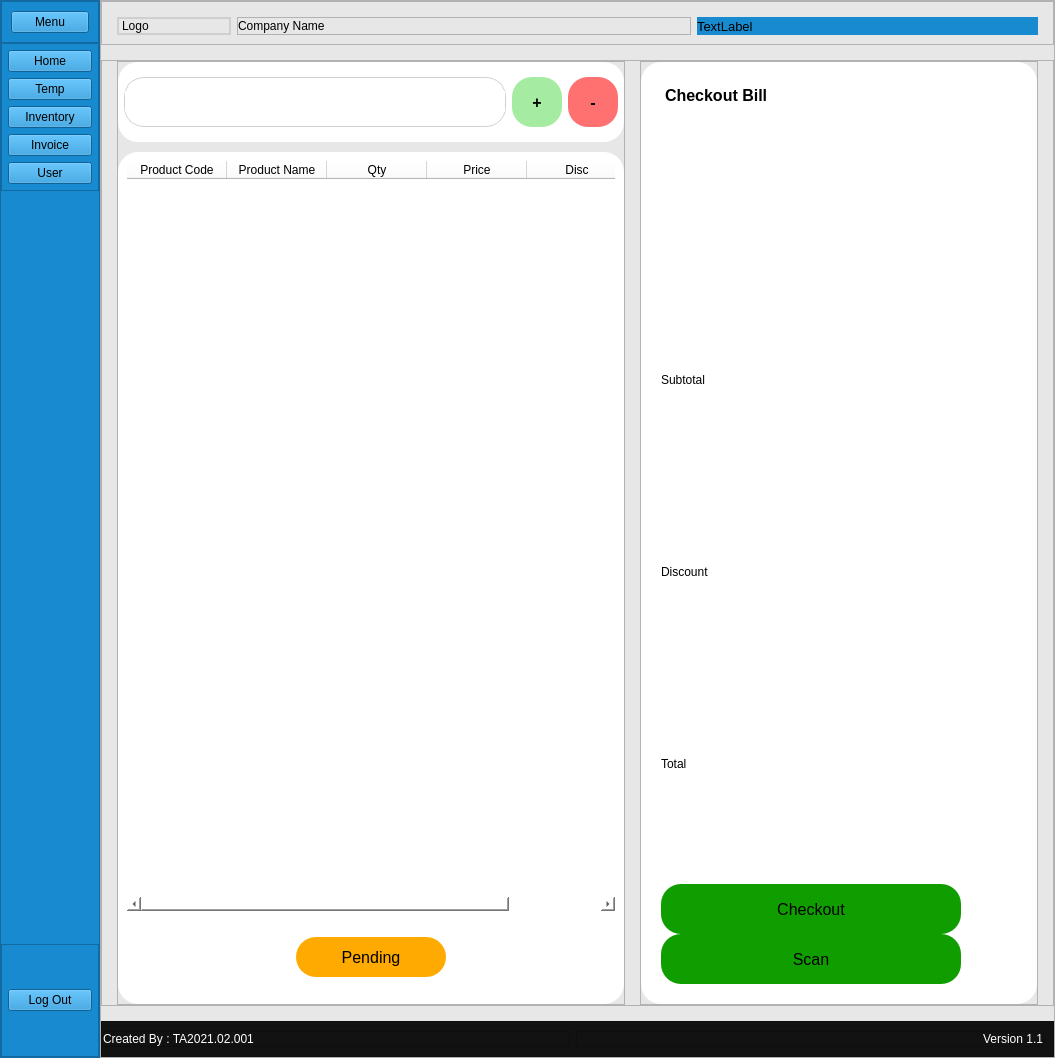
<?xml version="1.0" encoding="UTF-8"?>
<ui version="4.0">
 <class>MainWindow</class>
 <widget class="QMainWindow" name="MainWindow">
  <property name="geometry">
   <rect>
    <x>0</x>
    <y>0</y>
    <width>1055</width>
    <height>710</height>
   </rect>
  </property>
  <property name="windowTitle">
   <string>MainWindow</string>
  </property>
  <property name="styleSheet">
   <string notr="true">background-color: rgb(231, 231, 231)</string>
  </property>
  <widget class="QWidget" name="centralwidget">
   <layout class="QHBoxLayout" name="horizontalLayout">
    <property name="spacing">
     <number>0</number>
    </property>
    <property name="leftMargin">
     <number>0</number>
    </property>
    <property name="topMargin">
     <number>0</number>
    </property>
    <property name="rightMargin">
     <number>0</number>
    </property>
    <property name="bottomMargin">
     <number>0</number>
    </property>
    <item>
     <widget class="QFrame" name="Menu_Bar">
      <property name="maximumSize">
       <size>
        <width>100</width>
        <height>16777215</height>
       </size>
      </property>
      <property name="styleSheet">
       <string notr="true">background-color: rgb(24, 138, 208);
</string>
      </property>
      <property name="frameShape">
       <enum>QFrame::StyledPanel</enum>
      </property>
      <property name="frameShadow">
       <enum>QFrame::Raised</enum>
      </property>
      <layout class="QVBoxLayout" name="verticalLayout_2" stretch="0,8,1">
       <property name="spacing">
        <number>0</number>
       </property>
       <property name="leftMargin">
        <number>0</number>
       </property>
       <property name="topMargin">
        <number>0</number>
       </property>
       <property name="rightMargin">
        <number>0</number>
       </property>
       <property name="bottomMargin">
        <number>0</number>
       </property>
       <item>
        <widget class="QFrame" name="frame_7">
         <property name="maximumSize">
          <size>
           <width>100</width>
           <height>16777215</height>
          </size>
         </property>
         <property name="frameShape">
          <enum>QFrame::StyledPanel</enum>
         </property>
         <property name="frameShadow">
          <enum>QFrame::Raised</enum>
         </property>
         <layout class="QVBoxLayout" name="verticalLayout_5">
          <item>
           <widget class="QPushButton" name="pushButton">
            <property name="maximumSize">
             <size>
              <width>100</width>
              <height>16777215</height>
             </size>
            </property>
            <property name="text">
             <string>Menu</string>
            </property>
           </widget>
          </item>
         </layout>
        </widget>
       </item>
       <item alignment="Qt::AlignTop">
        <widget class="QFrame" name="frame_5">
         <property name="maximumSize">
          <size>
           <width>100</width>
           <height>16777215</height>
          </size>
         </property>
         <property name="frameShape">
          <enum>QFrame::StyledPanel</enum>
         </property>
         <property name="frameShadow">
          <enum>QFrame::Raised</enum>
         </property>
         <layout class="QVBoxLayout" name="verticalLayout_3">
          <property name="leftMargin">
           <number>6</number>
          </property>
          <property name="topMargin">
           <number>6</number>
          </property>
          <property name="rightMargin">
           <number>6</number>
          </property>
          <property name="bottomMargin">
           <number>6</number>
          </property>
          <item>
           <widget class="QPushButton" name="pushButton_2">
            <property name="maximumSize">
             <size>
              <width>100</width>
              <height>16777215</height>
             </size>
            </property>
            <property name="text">
             <string>Home</string>
            </property>
           </widget>
          </item>
          <item>
           <widget class="QPushButton" name="pushButton_3">
            <property name="maximumSize">
             <size>
              <width>100</width>
              <height>16777215</height>
             </size>
            </property>
            <property name="text">
             <string>Temp</string>
            </property>
           </widget>
          </item>
          <item>
           <widget class="QPushButton" name="pushButton_4">
            <property name="maximumSize">
             <size>
              <width>100</width>
              <height>16777215</height>
             </size>
            </property>
            <property name="text">
             <string>Inventory</string>
            </property>
           </widget>
          </item>
          <item>
           <widget class="QPushButton" name="pushButton_5">
            <property name="maximumSize">
             <size>
              <width>100</width>
              <height>16777215</height>
             </size>
            </property>
            <property name="text">
             <string>Invoice</string>
            </property>
           </widget>
          </item>
          <item>
           <widget class="QPushButton" name="pushButton_6">
            <property name="maximumSize">
             <size>
              <width>100</width>
              <height>16777215</height>
             </size>
            </property>
            <property name="text">
             <string>User</string>
            </property>
           </widget>
          </item>
         </layout>
        </widget>
       </item>
       <item>
        <widget class="QFrame" name="frame_6">
         <property name="frameShape">
          <enum>QFrame::StyledPanel</enum>
         </property>
         <property name="frameShadow">
          <enum>QFrame::Raised</enum>
         </property>
         <layout class="QVBoxLayout" name="verticalLayout_4">
          <property name="leftMargin">
           <number>6</number>
          </property>
          <property name="topMargin">
           <number>6</number>
          </property>
          <property name="rightMargin">
           <number>6</number>
          </property>
          <property name="bottomMargin">
           <number>6</number>
          </property>
          <item>
           <widget class="QPushButton" name="pushButton_7">
            <property name="maximumSize">
             <size>
              <width>100</width>
              <height>16777215</height>
             </size>
            </property>
            <property name="text">
             <string>Log Out</string>
            </property>
           </widget>
          </item>
         </layout>
        </widget>
       </item>
      </layout>
     </widget>
    </item>
    <item>
     <widget class="QFrame" name="Main_Bar">
      <property name="frameShape">
       <enum>QFrame::StyledPanel</enum>
      </property>
      <property name="frameShadow">
       <enum>QFrame::Raised</enum>
      </property>
      <layout class="QVBoxLayout" name="verticalLayout" stretch="3,20,1">
       <property name="spacing">
        <number>15</number>
       </property>
       <property name="leftMargin">
        <number>0</number>
       </property>
       <property name="topMargin">
        <number>0</number>
       </property>
       <property name="rightMargin">
        <number>0</number>
       </property>
       <property name="bottomMargin">
        <number>0</number>
       </property>
       <item>
        <widget class="QFrame" name="Header">
         <property name="frameShape">
          <enum>QFrame::StyledPanel</enum>
         </property>
         <property name="frameShadow">
          <enum>QFrame::Raised</enum>
         </property>
         <layout class="QHBoxLayout" name="horizontalLayout_8" stretch="1,4,3">
          <property name="leftMargin">
           <number>15</number>
          </property>
          <property name="topMargin">
           <number>15</number>
          </property>
          <property name="rightMargin">
           <number>15</number>
          </property>
          <item>
           <widget class="QLabel" name="label_3">
            <property name="styleSheet">
             <string notr="true">border: 2px solid;
border-color: rgb(207, 207, 207);
</string>
            </property>
            <property name="text">
             <string>Logo</string>
            </property>
           </widget>
          </item>
          <item>
           <widget class="QFrame" name="frame_4">
            <property name="frameShape">
             <enum>QFrame::StyledPanel</enum>
            </property>
            <property name="frameShadow">
             <enum>QFrame::Raised</enum>
            </property>
            <layout class="QVBoxLayout" name="verticalLayout_20">
             <property name="spacing">
              <number>0</number>
             </property>
             <property name="leftMargin">
              <number>0</number>
             </property>
             <property name="topMargin">
              <number>0</number>
             </property>
             <property name="rightMargin">
              <number>0</number>
             </property>
             <property name="bottomMargin">
              <number>0</number>
             </property>
             <item>
              <widget class="QLabel" name="compName">
               <property name="text">
                <string>Company Name</string>
               </property>
               <property name="textFormat">
                <enum>Qt::PlainText</enum>
               </property>
              </widget>
             </item>
            </layout>
           </widget>
          </item>
          <item>
           <widget class="QFrame" name="frame_23">
            <property name="styleSheet">
             <string notr="true">background-color: rgb(24, 138, 208);
border-radius : 20px;
</string>
            </property>
            <property name="frameShape">
             <enum>QFrame::StyledPanel</enum>
            </property>
            <property name="frameShadow">
             <enum>QFrame::Raised</enum>
            </property>
            <layout class="QVBoxLayout" name="verticalLayout_19">
             <property name="spacing">
              <number>0</number>
             </property>
             <property name="leftMargin">
              <number>0</number>
             </property>
             <property name="topMargin">
              <number>0</number>
             </property>
             <property name="rightMargin">
              <number>0</number>
             </property>
             <property name="bottomMargin">
              <number>0</number>
             </property>
             <item>
              <widget class="QLabel" name="clock">
               <property name="font">
                <font>
                 <pointsize>10</pointsize>
                </font>
               </property>
               <property name="text">
                <string>TextLabel</string>
               </property>
              </widget>
             </item>
            </layout>
           </widget>
          </item>
         </layout>
        </widget>
       </item>
       <item>
        <widget class="QFrame" name="Main">
         <property name="frameShape">
          <enum>QFrame::StyledPanel</enum>
         </property>
         <property name="frameShadow">
          <enum>QFrame::Raised</enum>
         </property>
         <layout class="QHBoxLayout" name="horizontalLayout_5" stretch="5,3">
          <property name="spacing">
           <number>15</number>
          </property>
          <property name="leftMargin">
           <number>15</number>
          </property>
          <property name="topMargin">
           <number>0</number>
          </property>
          <property name="rightMargin">
           <number>15</number>
          </property>
          <property name="bottomMargin">
           <number>0</number>
          </property>
          <item>
           <widget class="QFrame" name="frame">
            <property name="frameShape">
             <enum>QFrame::StyledPanel</enum>
            </property>
            <property name="frameShadow">
             <enum>QFrame::Raised</enum>
            </property>
            <layout class="QVBoxLayout" name="verticalLayout_6" stretch="3,8">
             <property name="spacing">
              <number>10</number>
             </property>
             <property name="leftMargin">
              <number>0</number>
             </property>
             <property name="topMargin">
              <number>0</number>
             </property>
             <property name="rightMargin">
              <number>0</number>
             </property>
             <property name="bottomMargin">
              <number>0</number>
             </property>
             <item>
              <widget class="QFrame" name="frame_11">
               <property name="maximumSize">
                <size>
                 <width>16777215</width>
                 <height>80</height>
                </size>
               </property>
               <property name="styleSheet">
                <string notr="true">background-color: rgb(255, 255, 255);
border-radius : 20px;


</string>
               </property>
               <property name="frameShape">
                <enum>QFrame::StyledPanel</enum>
               </property>
               <property name="frameShadow">
                <enum>QFrame::Raised</enum>
               </property>
               <property name="midLineWidth">
                <number>0</number>
               </property>
               <layout class="QHBoxLayout" name="horizontalLayout_6">
                <property name="spacing">
                 <number>6</number>
                </property>
                <property name="leftMargin">
                 <number>6</number>
                </property>
                <property name="topMargin">
                 <number>6</number>
                </property>
                <property name="rightMargin">
                 <number>6</number>
                </property>
                <property name="bottomMargin">
                 <number>6</number>
                </property>
                <item>
                 <widget class="QFrame" name="frame_15">
                  <property name="maximumSize">
                   <size>
                    <width>16777215</width>
                    <height>50</height>
                   </size>
                  </property>
                  <property name="styleSheet">
                   <string notr="true">border: 0.5px solid;
border-color: rgb(209, 209, 209);
border-radius: 20px;</string>
                  </property>
                  <property name="frameShape">
                   <enum>QFrame::StyledPanel</enum>
                  </property>
                  <property name="frameShadow">
                   <enum>QFrame::Raised</enum>
                  </property>
                  <layout class="QVBoxLayout" name="verticalLayout_10">
                   <property name="spacing">
                    <number>5</number>
                   </property>
                   <property name="leftMargin">
                    <number>0</number>
                   </property>
                   <property name="topMargin">
                    <number>0</number>
                   </property>
                   <property name="rightMargin">
                    <number>0</number>
                   </property>
                   <property name="bottomMargin">
                    <number>0</number>
                   </property>
                   <item>
                    <widget class="QLineEdit" name="searchbar">
                     <property name="font">
                      <font>
                       <pointsize>12</pointsize>
                      </font>
                     </property>
                     <property name="styleSheet">
                      <string notr="true">border :0px;</string>
                     </property>
                    </widget>
                   </item>
                  </layout>
                 </widget>
                </item>
                <item>
                 <widget class="QFrame" name="frame_16">
                  <property name="maximumSize">
                   <size>
                    <width>16777215</width>
                    <height>50</height>
                   </size>
                  </property>
                  <property name="frameShape">
                   <enum>QFrame::StyledPanel</enum>
                  </property>
                  <property name="frameShadow">
                   <enum>QFrame::Raised</enum>
                  </property>
                  <layout class="QVBoxLayout" name="verticalLayout_8">
                   <property name="spacing">
                    <number>0</number>
                   </property>
                   <property name="leftMargin">
                    <number>0</number>
                   </property>
                   <property name="topMargin">
                    <number>0</number>
                   </property>
                   <property name="rightMargin">
                    <number>0</number>
                   </property>
                   <property name="bottomMargin">
                    <number>0</number>
                   </property>
                   <item>
                    <widget class="QPushButton" name="pb_add">
                     <property name="minimumSize">
                      <size>
                       <width>50</width>
                       <height>50</height>
                      </size>
                     </property>
                     <property name="maximumSize">
                      <size>
                       <width>50</width>
                       <height>16777215</height>
                      </size>
                     </property>
                     <property name="font">
                      <font>
                       <pointsize>12</pointsize>
                       <weight>75</weight>
                       <bold>true</bold>
                      </font>
                     </property>
                     <property name="styleSheet">
                      <string notr="true">QPushButton#pb_add{
	background-color: rgb(166, 235, 162);
	border-radius: 20px;
}

QPushButton#pb_add:hover {
	background-color: rgb(179, 252, 174);
}</string>
                     </property>
                     <property name="text">
                      <string>+</string>
                     </property>
                    </widget>
                   </item>
                  </layout>
                 </widget>
                </item>
                <item>
                 <widget class="QFrame" name="frame_17">
                  <property name="maximumSize">
                   <size>
                    <width>16777215</width>
                    <height>50</height>
                   </size>
                  </property>
                  <property name="frameShape">
                   <enum>QFrame::StyledPanel</enum>
                  </property>
                  <property name="frameShadow">
                   <enum>QFrame::Raised</enum>
                  </property>
                  <layout class="QVBoxLayout" name="verticalLayout_9">
                   <property name="spacing">
                    <number>0</number>
                   </property>
                   <property name="leftMargin">
                    <number>0</number>
                   </property>
                   <property name="topMargin">
                    <number>0</number>
                   </property>
                   <property name="rightMargin">
                    <number>0</number>
                   </property>
                   <property name="bottomMargin">
                    <number>0</number>
                   </property>
                   <item>
                    <widget class="QPushButton" name="pb_remove">
                     <property name="minimumSize">
                      <size>
                       <width>50</width>
                       <height>50</height>
                      </size>
                     </property>
                     <property name="maximumSize">
                      <size>
                       <width>45</width>
                       <height>16777215</height>
                      </size>
                     </property>
                     <property name="font">
                      <font>
                       <pointsize>12</pointsize>
                       <weight>75</weight>
                       <bold>true</bold>
                      </font>
                     </property>
                     <property name="styleSheet">
                      <string notr="true">QPushButton#pb_remove{
	background-color: rgb(255, 112, 112);
	border-radius: 20px;
}

QPushButton#pb_remove:hover {
	background-color: rgb(255, 160, 160);
}</string>
                     </property>
                     <property name="text">
                      <string>-</string>
                     </property>
                    </widget>
                   </item>
                  </layout>
                 </widget>
                </item>
               </layout>
              </widget>
             </item>
             <item>
              <widget class="QFrame" name="frame_12">
               <property name="styleSheet">
                <string notr="true">background-color: rgb(255, 255, 255);
border-radius : 20px;</string>
               </property>
               <property name="frameShape">
                <enum>QFrame::StyledPanel</enum>
               </property>
               <property name="frameShadow">
                <enum>QFrame::Raised</enum>
               </property>
               <layout class="QVBoxLayout" name="verticalLayout_11" stretch="10,1">
                <property name="spacing">
                 <number>9</number>
                </property>
                <item>
                 <widget class="QFrame" name="frame_18">
                  <property name="frameShape">
                   <enum>QFrame::StyledPanel</enum>
                  </property>
                  <property name="frameShadow">
                   <enum>QFrame::Raised</enum>
                  </property>
                  <layout class="QVBoxLayout" name="verticalLayout_12">
                   <property name="spacing">
                    <number>0</number>
                   </property>
                   <property name="leftMargin">
                    <number>0</number>
                   </property>
                   <property name="topMargin">
                    <number>0</number>
                   </property>
                   <property name="rightMargin">
                    <number>0</number>
                   </property>
                   <property name="bottomMargin">
                    <number>0</number>
                   </property>
                   <item>
                    <widget class="QTableWidget" name="data_item">
                     <column>
                      <property name="text">
                       <string>Product Code</string>
                      </property>
                     </column>
                     <column>
                      <property name="text">
                       <string>Product Name</string>
                      </property>
                     </column>
                     <column>
                      <property name="text">
                       <string>Qty</string>
                      </property>
                     </column>
                     <column>
                      <property name="text">
                       <string>Price</string>
                      </property>
                     </column>
                     <column>
                      <property name="text">
                       <string>Disc</string>
                      </property>
                     </column>
                    </widget>
                   </item>
                  </layout>
                 </widget>
                </item>
                <item>
                 <widget class="QFrame" name="frame_19">
                  <property name="frameShape">
                   <enum>QFrame::StyledPanel</enum>
                  </property>
                  <property name="frameShadow">
                   <enum>QFrame::Raised</enum>
                  </property>
                  <layout class="QVBoxLayout" name="verticalLayout_13">
                   <property name="spacing">
                    <number>0</number>
                   </property>
                   <property name="leftMargin">
                    <number>0</number>
                   </property>
                   <property name="topMargin">
                    <number>0</number>
                   </property>
                   <property name="rightMargin">
                    <number>0</number>
                   </property>
                   <property name="bottomMargin">
                    <number>0</number>
                   </property>
                   <item alignment="Qt::AlignHCenter|Qt::AlignVCenter">
                    <widget class="QPushButton" name="pb_pending">
                     <property name="minimumSize">
                      <size>
                       <width>150</width>
                       <height>40</height>
                      </size>
                     </property>
                     <property name="maximumSize">
                      <size>
                       <width>400</width>
                       <height>16777215</height>
                      </size>
                     </property>
                     <property name="font">
                      <font>
                       <pointsize>12</pointsize>
                       <weight>50</weight>
                       <bold>false</bold>
                      </font>
                     </property>
                     <property name="styleSheet">
                      <string notr="true">QPushButton#pb_pending{
	background-color: rgb(255, 170, 0);
	border-radius: 20px;
}

QPushButton#pb_pending:hover {
	background-color: rgb(255, 204, 0);
}</string>
                     </property>
                     <property name="text">
                      <string>Pending</string>
                     </property>
                    </widget>
                   </item>
                  </layout>
                 </widget>
                </item>
               </layout>
              </widget>
             </item>
            </layout>
           </widget>
          </item>
          <item>
           <widget class="QFrame" name="frame_2">
            <property name="frameShape">
             <enum>QFrame::StyledPanel</enum>
            </property>
            <property name="frameShadow">
             <enum>QFrame::Raised</enum>
            </property>
            <layout class="QVBoxLayout" name="verticalLayout_7" stretch="11">
             <property name="spacing">
              <number>10</number>
             </property>
             <property name="leftMargin">
              <number>0</number>
             </property>
             <property name="topMargin">
              <number>0</number>
             </property>
             <property name="rightMargin">
              <number>0</number>
             </property>
             <property name="bottomMargin">
              <number>0</number>
             </property>
             <item>
              <widget class="QFrame" name="checkoutmenu">
               <property name="sizePolicy">
                <sizepolicy hsizetype="MinimumExpanding" vsizetype="MinimumExpanding">
                 <horstretch>0</horstretch>
                 <verstretch>0</verstretch>
                </sizepolicy>
               </property>
               <property name="styleSheet">
                <string notr="true">background-color: rgb(255, 255, 255);
border-radius : 20px;</string>
               </property>
               <property name="frameShape">
                <enum>QFrame::StyledPanel</enum>
               </property>
               <property name="frameShadow">
                <enum>QFrame::Raised</enum>
               </property>
               <layout class="QVBoxLayout" name="verticalLayout_14">
                <property name="spacing">
                 <number>10</number>
                </property>
                <property name="leftMargin">
                 <number>20</number>
                </property>
                <property name="topMargin">
                 <number>20</number>
                </property>
                <property name="rightMargin">
                 <number>20</number>
                </property>
                <property name="bottomMargin">
                 <number>20</number>
                </property>
                <item>
                 <widget class="QFrame" name="bill_title">
                  <property name="frameShape">
                   <enum>QFrame::StyledPanel</enum>
                  </property>
                  <property name="frameShadow">
                   <enum>QFrame::Raised</enum>
                  </property>
                  <layout class="QVBoxLayout" name="verticalLayout_15">
                   <property name="spacing">
                    <number>0</number>
                   </property>
                   <property name="leftMargin">
                    <number>0</number>
                   </property>
                   <property name="topMargin">
                    <number>0</number>
                   </property>
                   <property name="rightMargin">
                    <number>0</number>
                   </property>
                   <property name="bottomMargin">
                    <number>0</number>
                   </property>
                   <item>
                    <widget class="QTextEdit" name="textEdit_3">
                     <property name="sizePolicy">
                      <sizepolicy hsizetype="Fixed" vsizetype="Minimum">
                       <horstretch>0</horstretch>
                       <verstretch>0</verstretch>
                      </sizepolicy>
                     </property>
                     <property name="minimumSize">
                      <size>
                       <width>0</width>
                       <height>50</height>
                      </size>
                     </property>
                     <property name="html">
                      <string>&lt;!DOCTYPE HTML PUBLIC &quot;-//W3C//DTD HTML 4.0//EN&quot; &quot;http://www.w3.org/TR/REC-html40/strict.dtd&quot;&gt;
&lt;html&gt;&lt;head&gt;&lt;meta name=&quot;qrichtext&quot; content=&quot;1&quot; /&gt;&lt;style type=&quot;text/css&quot;&gt;
p, li { white-space: pre-wrap; }
&lt;/style&gt;&lt;/head&gt;&lt;body style=&quot; font-family:'MS Shell Dlg 2'; font-size:7.8pt; font-weight:400; font-style:normal;&quot;&gt;
&lt;p style=&quot; margin-top:0px; margin-bottom:0px; margin-left:0px; margin-right:0px; -qt-block-indent:0; text-indent:0px;&quot;&gt;&lt;span style=&quot; font-size:12pt; font-weight:600;&quot;&gt;Checkout Bill &lt;/span&gt;&lt;/p&gt;&lt;/body&gt;&lt;/html&gt;</string>
                     </property>
                    </widget>
                   </item>
                  </layout>
                 </widget>
                </item>
                <item>
                 <widget class="QFrame" name="calculation">
                  <property name="frameShape">
                   <enum>QFrame::StyledPanel</enum>
                  </property>
                  <property name="frameShadow">
                   <enum>QFrame::Raised</enum>
                  </property>
                  <layout class="QVBoxLayout" name="verticalLayout_17">
                   <property name="spacing">
                    <number>0</number>
                   </property>
                   <property name="leftMargin">
                    <number>0</number>
                   </property>
                   <property name="topMargin">
                    <number>0</number>
                   </property>
                   <property name="rightMargin">
                    <number>0</number>
                   </property>
                   <property name="bottomMargin">
                    <number>0</number>
                   </property>
                   <item>
                    <layout class="QGridLayout" name="gridLayout_4">
                     <item row="0" column="1">
                      <widget class="QTextBrowser" name="textBrowser">
                       <property name="sizePolicy">
                        <sizepolicy hsizetype="Fixed" vsizetype="Preferred">
                         <horstretch>0</horstretch>
                         <verstretch>0</verstretch>
                        </sizepolicy>
                       </property>
                       <property name="minimumSize">
                        <size>
                         <width>150</width>
                         <height>0</height>
                        </size>
                       </property>
                      </widget>
                     </item>
                     <item row="1" column="0">
                      <widget class="QLabel" name="label_5">
                       <property name="text">
                        <string>Discount</string>
                       </property>
                      </widget>
                     </item>
                     <item row="0" column="0">
                      <widget class="QLabel" name="label">
                       <property name="sizePolicy">
                        <sizepolicy hsizetype="Fixed" vsizetype="Preferred">
                         <horstretch>0</horstretch>
                         <verstretch>0</verstretch>
                        </sizepolicy>
                       </property>
                       <property name="minimumSize">
                        <size>
                         <width>100</width>
                         <height>50</height>
                        </size>
                       </property>
                       <property name="text">
                        <string>Subtotal</string>
                       </property>
                      </widget>
                     </item>
                     <item row="1" column="1">
                      <widget class="QTextBrowser" name="textBrowser_2">
                       <property name="sizePolicy">
                        <sizepolicy hsizetype="Preferred" vsizetype="Preferred">
                         <horstretch>0</horstretch>
                         <verstretch>0</verstretch>
                        </sizepolicy>
                       </property>
                      </widget>
                     </item>
                     <item row="2" column="0">
                      <widget class="QLabel" name="label_6">
                       <property name="text">
                        <string>Total</string>
                       </property>
                      </widget>
                     </item>
                     <item row="2" column="1">
                      <widget class="QTextBrowser" name="textBrowser_3">
                       <property name="sizePolicy">
                        <sizepolicy hsizetype="Preferred" vsizetype="Preferred">
                         <horstretch>0</horstretch>
                         <verstretch>0</verstretch>
                        </sizepolicy>
                       </property>
                      </widget>
                     </item>
                    </layout>
                   </item>
                  </layout>
                 </widget>
                </item>
                <item>
                 <widget class="QFrame" name="bill_btn">
                  <property name="frameShape">
                   <enum>QFrame::StyledPanel</enum>
                  </property>
                  <property name="frameShadow">
                   <enum>QFrame::Raised</enum>
                  </property>
                  <layout class="QVBoxLayout" name="verticalLayout_18">
                   <property name="spacing">
                    <number>0</number>
                   </property>
                   <property name="leftMargin">
                    <number>0</number>
                   </property>
                   <property name="topMargin">
                    <number>0</number>
                   </property>
                   <property name="rightMargin">
                    <number>0</number>
                   </property>
                   <property name="bottomMargin">
                    <number>0</number>
                   </property>
                   <item>
                    <widget class="QLabel" name="label_7">
                     <property name="sizePolicy">
                      <sizepolicy hsizetype="Expanding" vsizetype="Expanding">
                       <horstretch>0</horstretch>
                       <verstretch>0</verstretch>
                      </sizepolicy>
                     </property>
                     <property name="text">
                      <string/>
                     </property>
                    </widget>
                   </item>
                   <item>
                    <widget class="QPushButton" name="pb_checkout">
                     <property name="minimumSize">
                      <size>
                       <width>120</width>
                       <height>50</height>
                      </size>
                     </property>
                     <property name="maximumSize">
                      <size>
                       <width>300</width>
                       <height>16777215</height>
                      </size>
                     </property>
                     <property name="font">
                      <font>
                       <pointsize>12</pointsize>
                      </font>
                     </property>
                     <property name="styleSheet">
                      <string notr="true">QPushButton#pb_checkout{
	background-color: rgb(15, 157, 0);
	border-radius: 20px;
}

QPushButton#pb_checkout:hover {
	background-color: rgb(19, 199, 0);
}</string>
                     </property>
                     <property name="text">
                      <string>Checkout</string>
                     </property>
                    </widget>
                   </item>
                   <item>
                    <widget class="QPushButton" name="pb_scan">
                     <property name="minimumSize">
                      <size>
                       <width>120</width>
                       <height>50</height>
                      </size>
                     </property>
                     <property name="maximumSize">
                      <size>
                       <width>300</width>
                       <height>16777215</height>
                      </size>
                     </property>
                     <property name="font">
                      <font>
                       <pointsize>12</pointsize>
                      </font>
                     </property>
                     <property name="styleSheet">
                      <string notr="true">QPushButton#pb_scan{
	background-color: rgb(15, 157, 0);
	border-radius: 20px;
}

QPushButton#pb_scan:hover {
	background-color:rgb(255, 48, 51);
}</string>
                     </property>
                     <property name="text">
                      <string>Scan</string>
                     </property>
                    </widget>
                   </item>
                  </layout>
                 </widget>
                </item>
               </layout>
              </widget>
             </item>
            </layout>
           </widget>
          </item>
         </layout>
        </widget>
       </item>
       <item>
        <widget class="QFrame" name="Footer">
         <property name="maximumSize">
          <size>
           <width>16777215</width>
           <height>50</height>
          </size>
         </property>
         <property name="styleSheet">
          <string notr="true">background-color: rgb(18, 18, 18)</string>
         </property>
         <property name="frameShape">
          <enum>QFrame::StyledPanel</enum>
         </property>
         <property name="frameShadow">
          <enum>QFrame::Raised</enum>
         </property>
         <layout class="QHBoxLayout" name="horizontalLayout_2">
          <property name="leftMargin">
           <number>0</number>
          </property>
          <item>
           <widget class="QFrame" name="frame_8">
            <property name="maximumSize">
             <size>
              <width>16777215</width>
              <height>40</height>
             </size>
            </property>
            <property name="frameShape">
             <enum>QFrame::StyledPanel</enum>
            </property>
            <property name="frameShadow">
             <enum>QFrame::Raised</enum>
            </property>
            <layout class="QHBoxLayout" name="horizontalLayout_3">
             <property name="spacing">
              <number>0</number>
             </property>
             <property name="leftMargin">
              <number>0</number>
             </property>
             <property name="topMargin">
              <number>0</number>
             </property>
             <property name="rightMargin">
              <number>0</number>
             </property>
             <property name="bottomMargin">
              <number>0</number>
             </property>
             <item>
              <widget class="QLabel" name="label_2">
               <property name="styleSheet">
                <string notr="true">color: rgb(255, 255, 255);</string>
               </property>
               <property name="text">
                <string>Created By : TA2021.02.001</string>
               </property>
              </widget>
             </item>
            </layout>
           </widget>
          </item>
          <item>
           <widget class="QFrame" name="frame_9">
            <property name="maximumSize">
             <size>
              <width>16777215</width>
              <height>40</height>
             </size>
            </property>
            <property name="frameShape">
             <enum>QFrame::StyledPanel</enum>
            </property>
            <property name="frameShadow">
             <enum>QFrame::Raised</enum>
            </property>
            <layout class="QHBoxLayout" name="horizontalLayout_4">
             <property name="spacing">
              <number>0</number>
             </property>
             <property name="leftMargin">
              <number>0</number>
             </property>
             <property name="topMargin">
              <number>0</number>
             </property>
             <property name="rightMargin">
              <number>0</number>
             </property>
             <property name="bottomMargin">
              <number>0</number>
             </property>
             <item alignment="Qt::AlignRight">
              <widget class="QLabel" name="label_4">
               <property name="styleSheet">
                <string notr="true">color: rgb(255, 255, 255);</string>
               </property>
               <property name="text">
                <string>Version 1.1</string>
               </property>
              </widget>
             </item>
            </layout>
           </widget>
          </item>
         </layout>
        </widget>
       </item>
      </layout>
     </widget>
    </item>
   </layout>
  </widget>
 </widget>
 <resources/>
 <connections/>
</ui>
